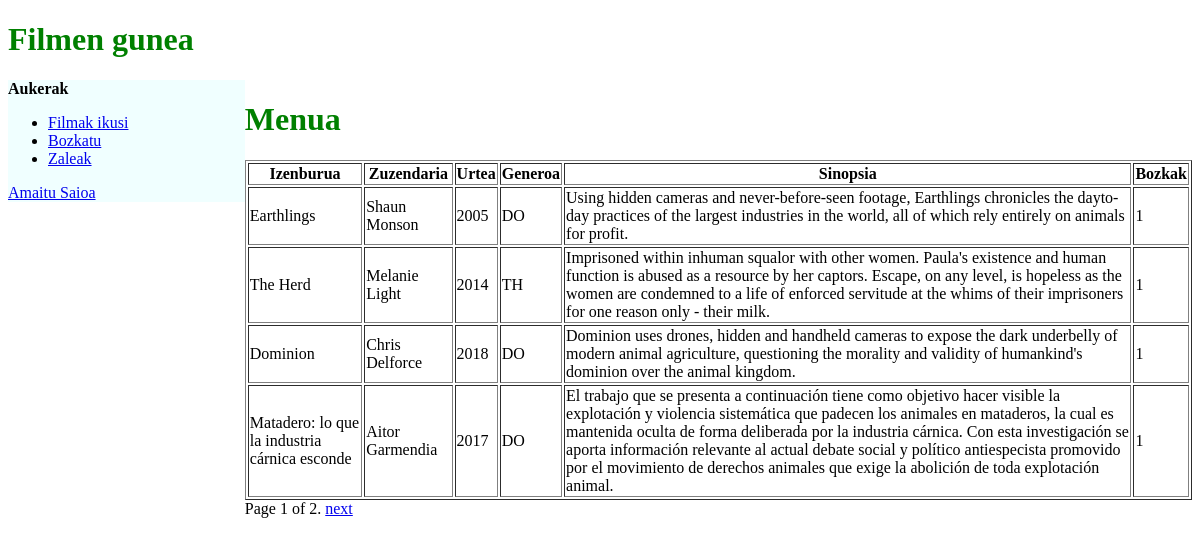
Page /filmakIkusi (signed in) on the earlier database version.
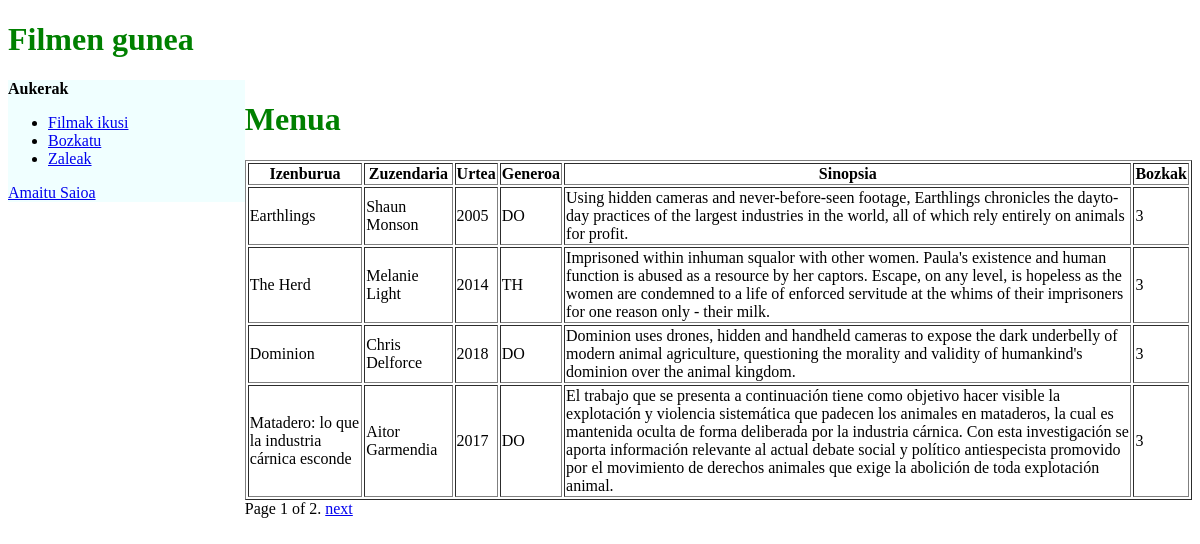
Same page on the later database version.
### filmenGunea/models.py (models this page shows, shortened)
class Filma(models.Model):
	izenburua = models.CharField(max_length=100)
	zuzendaria = models.CharField(max_length=60)
	urtea = models.IntegerField()
	generoa = models.CharField(max_length=2)
	sinopsia = models.CharField(max_length=700)
	bozkak = models.IntegerField()

### filmenGunea/views.py (the view)
# urls.py: path('filmakIkusi', views.filmakIkusi, name='filmakIkusi'),
@login_required(login_url=login)
def filmakIkusi(request):
    filmak = Filma.objects.all()
    paginator = Paginator(filmak, 4) # Show 4 films per page
    page = request.GET.get('page')
    try:
        filmak = paginator.page(page)
    except PageNotAnInteger:
        filmak = paginator.page(1)
    except EmptyPage:
        filmak = paginator.page(paginator.num_pages)
    return render(request, 'filmenGunea/filmakIkusi.html', {'filmak': filmak})

### filmenGunea/templates/filmenGunea/filmakIkusi.html (shortened to what this page needs)
{% extends "./filmenAtalaTxantiloia.html" %}
{% block eskubi %}
    <h1 class="titulua">Menua</h1>
    <table border="1">
        <tr class="Goiburuak">
            <th>Izenburua</th>
            <th>Zuzendaria</th>
            <th>Urtea</th>
            <th>Generoa</th>
            <th>Sinopsia</th>
            <th>Bozkak</th>
        </tr>
        {% for i in filmak %}
        <tr>
            <td>{{i.izenburua}}</td>
            <td>{{i.zuzendaria}}</td>
            <td>{{i.urtea}}</td>
            <td>{{i.generoa}}</td>
            <td>{{i.sinopsia}}</td>
            <td>{{i.bozkak}}</td>
        </tr>
        {% endfor %}
    </table>
    <div class="pagination">
        <span class="step-links">
            <span class="current">
                Page {{ filmak.number }} of {{ filmak.paginator.num_pages }}.
            </span>
            {% if filmak.has_next %}
                <a href="?page={{ filmak.next_page_number }}">next</a>
            {% endif %}
        </span>
    </div>
{% endblock %}

Differences in the rows shown:
changed Filma "Earthlings": bozkak "1" → "3"
changed Filma "The Herd": bozkak "1" → "3"
changed Filma "Dominion": bozkak "1" → "3"
changed Filma "Matadero: lo que la industria cárnica esconde": bozkak "1" → "3"
